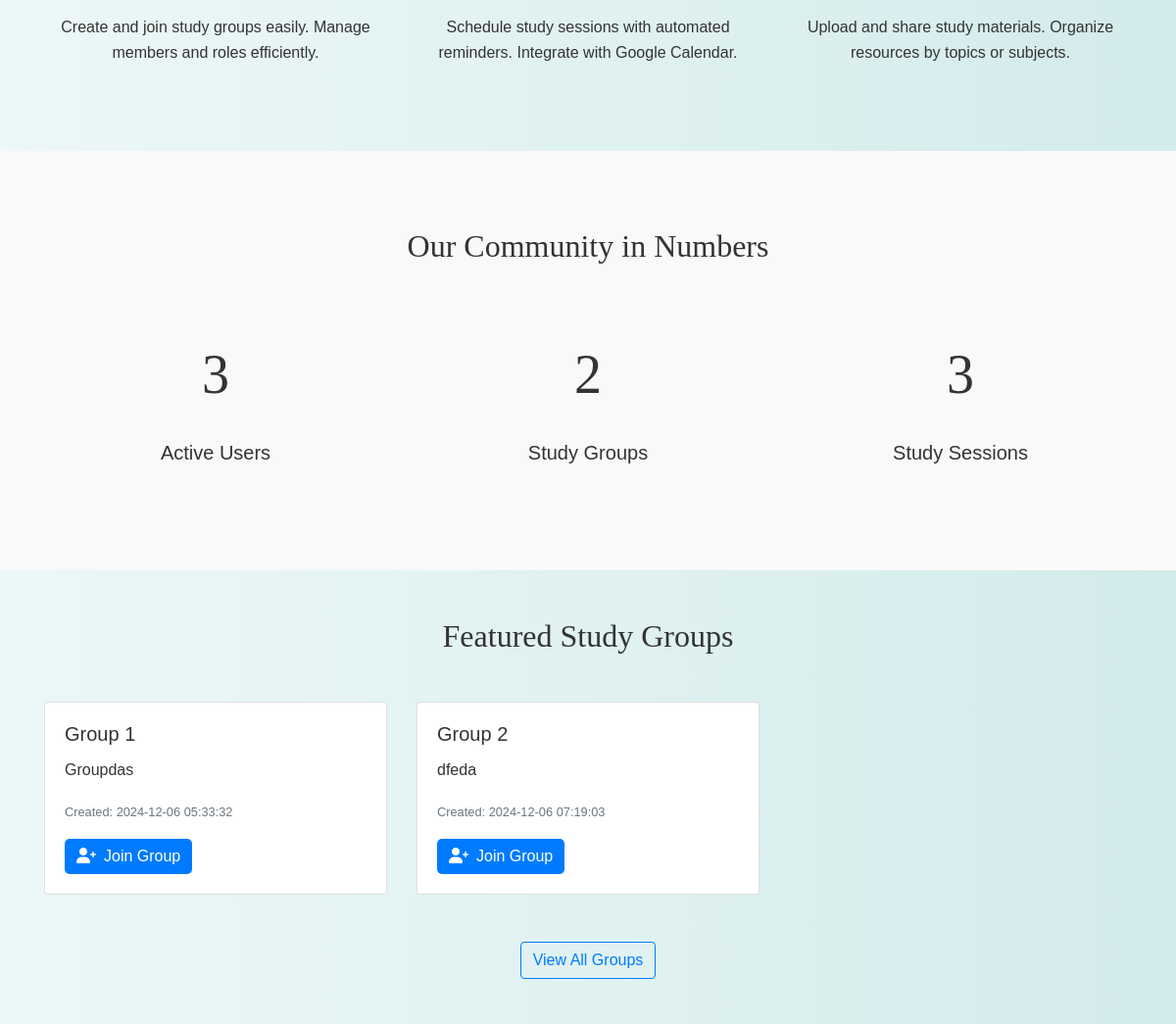
Before: / (middle part) with the older database file.
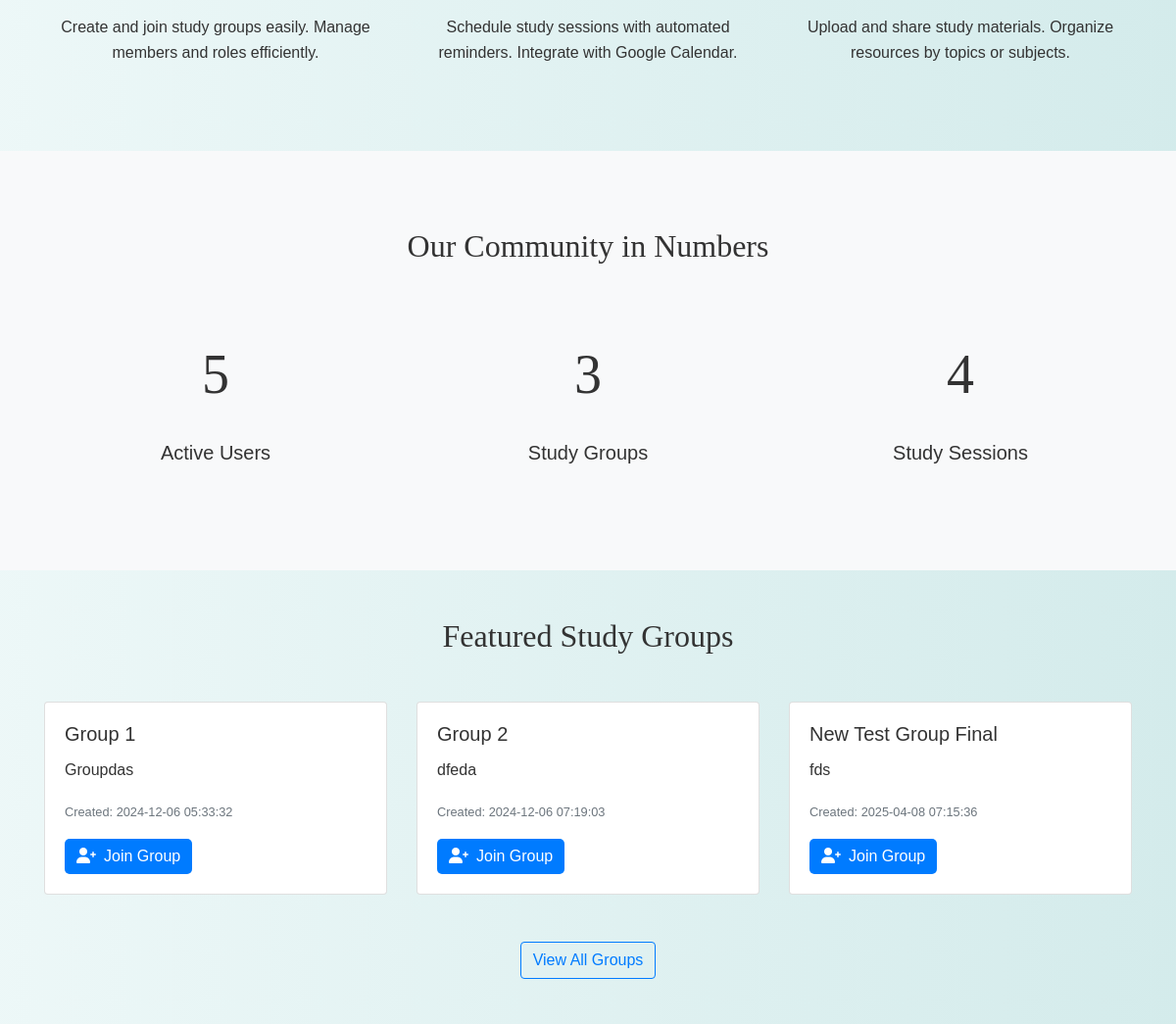
After: the same page with the newer database file.
### tables this page shows
CREATE TABLE `studygroups` (
  `GroupID` int(11) NOT NULL,
  `GroupName` varchar(255) NOT NULL,
  `Description` text DEFAULT NULL,
  `CreatedBy` int(11) NOT NULL,
  `CreatedAt` timestamp NOT NULL DEFAULT current_timestamp()
);

### index.php (the view, shortened to what this page needs)
<?php
include('config.php');
$all_groups_sql = "SELECT * FROM studygroups LIMIT 6";
$all_groups_result = $conn->query($all_groups_sql);
$total_users_sql = "SELECT COUNT(*) FROM users";
$total_users_result = $conn->query($total_users_sql);
$total_users = $total_users_result->fetch_row()[0];
$total_groups_sql = "SELECT COUNT(*) FROM studygroups";
$total_groups_result = $conn->query($total_groups_sql);
$total_groups = $total_groups_result->fetch_row()[0];
$total_sessions_sql = "SELECT COUNT(*) FROM studysessions";
$total_sessions_result = $conn->query($total_sessions_sql);
$total_sessions = $total_sessions_result->fetch_row()[0];
?>
<!DOCTYPE html>
<html lang="en">
<head>
    <link rel="stylesheet" href="https://maxcdn.bootstrapcdn.com/bootstrap/4.5.2/css/bootstrap.min.css">
    <link rel="stylesheet" href="https://cdnjs.cloudflare.com/ajax/libs/font-awesome/6.0.0-beta3/css/all.min.css">
    <link rel="stylesheet" href="./css/style.css">
</head>
<body>
    <div class="container mt-5">
        <div class="row">
            <div class="col-md-4 text-center mb-4">
                <p>Create and join study groups easily. Manage members and roles efficiently.</p>
            </div>
            <div class="col-md-4 text-center mb-4">
                <p>Schedule study sessions with automated reminders. Integrate with Google Calendar.</p>
            </div>
            <div class="col-md-4 text-center mb-4">
                <p>Upload and share study materials. Organize resources by topics or subjects.</p>
            </div>
        </div>
    </div>
    <div class="bg-light py-5 mt-5">
        <div class="container">
            <h2 class="text-center mb-5">Our Community in Numbers</h2>
            <div class="row">
                <div class="col-md-4 text-center">
                    <h3 class="display-4"><?php echo $total_users; ?></h3>
                    <p class="lead">Active Users</p>
                </div>
                <div class="col-md-4 text-center">
                    <h3 class="display-4"><?php echo $total_groups; ?></h3>
                    <p class="lead">Study Groups</p>
                </div>
                <div class="col-md-4 text-center">
                    <h3 class="display-4"><?php echo $total_sessions; ?></h3>
                    <p class="lead">Study Sessions</p>
                </div>
            </div>
        </div>
    </div>
    <div class="container mt-5">
        <h2 class="text-center mb-5">Featured Study Groups</h2>
        <div class="row">
            <?php while ($group = $all_groups_result->fetch_assoc()) { ?>
                <div class="col-md-4 mb-4">
                    <div class="card">
                        <div class="card-body">
                            <h5 class="card-title"><?php echo htmlspecialchars($group['GroupName']); ?></h5>
                            <p class="card-text"><?php echo htmlspecialchars($group['Description']); ?></p>
                            <p class="card-text"><small class="text-muted">Created: <?php echo htmlspecialchars($group['CreatedAt']); ?></small></p>
                            <a href="login.php" class="btn btn-primary">
                                <i class="fas fa-user-plus mr-2"></i>Join Group
                            </a>
                        </div>
                    </div>
                </div>
            <?php } ?>
        </div>
        <div class="text-center mt-4">
            <a href="login.php" class="btn btn-outline-primary">View All Groups</a>
        </div>
    </div>
</body>
</html>

Changed rows visible on the page:
added studygroups: GroupName "New Test Group Final", Description "fds", CreatedAt "2025-04-08 07:15:36"
Other visible differences:
$total_users: "3" → "5"
$total_groups: "2" → "3"
$total_sessions: "3" → "4"
